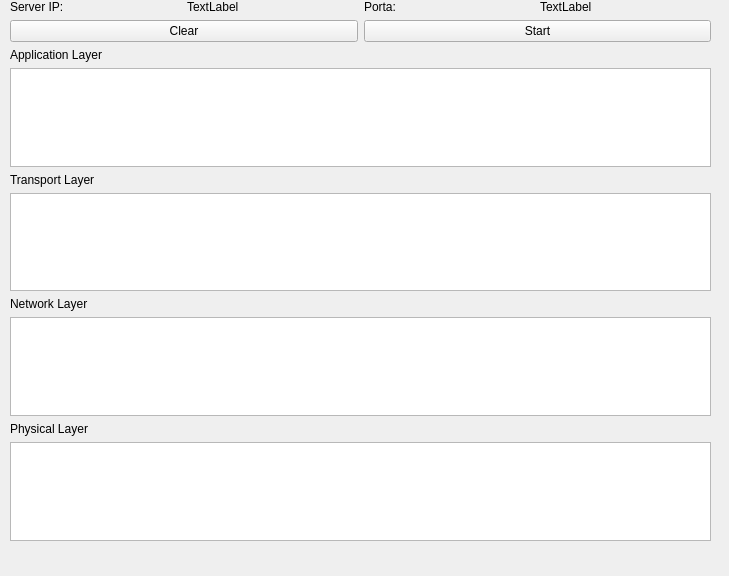
<?xml version="1.0" encoding="UTF-8"?>
<ui version="4.0">
 <class>DockWidget</class>
 <widget class="QDockWidget" name="DockWidget">
  <property name="geometry">
   <rect>
    <x>0</x>
    <y>0</y>
    <width>729</width>
    <height>576</height>
   </rect>
  </property>
  <property name="windowTitle">
   <string>DockWidget</string>
  </property>
  <widget class="QWidget" name="dockWidgetContents">
   <widget class="QWidget" name="layoutWidget">
    <property name="geometry">
     <rect>
      <x>10</x>
      <y>0</y>
      <width>701</width>
      <height>541</height>
     </rect>
    </property>
    <layout class="QVBoxLayout" name="verticalLayout">
     <item>
      <layout class="QHBoxLayout" name="horizontalLayout_4">
       <item>
        <widget class="QLabel" name="label">
         <property name="text">
          <string>Server IP:</string>
         </property>
        </widget>
       </item>
       <item>
        <widget class="QLabel" name="serverIP">
         <property name="text">
          <string>TextLabel</string>
         </property>
        </widget>
       </item>
       <item>
        <widget class="QLabel" name="label_2">
         <property name="sizePolicy">
          <sizepolicy hsizetype="Preferred" vsizetype="Maximum">
           <horstretch>0</horstretch>
           <verstretch>0</verstretch>
          </sizepolicy>
         </property>
         <property name="text">
          <string>Porta:</string>
         </property>
        </widget>
       </item>
       <item>
        <widget class="QLabel" name="porta">
         <property name="text">
          <string>TextLabel</string>
         </property>
        </widget>
       </item>
      </layout>
     </item>
     <item>
      <layout class="QHBoxLayout" name="horizontalLayout_2">
       <item>
        <widget class="QPushButton" name="clearButton">
         <property name="text">
          <string>Clear</string>
         </property>
        </widget>
       </item>
       <item>
        <widget class="QPushButton" name="startButton">
         <property name="text">
          <string>Start</string>
         </property>
         <property name="checkable">
          <bool>false</bool>
         </property>
        </widget>
       </item>
      </layout>
     </item>
     <item>
      <widget class="QLabel" name="label_6">
       <property name="text">
        <string>Application Layer</string>
       </property>
      </widget>
     </item>
     <item>
      <widget class="QTextEdit" name="applicationLOut">
       <property name="documentTitle">
        <string/>
       </property>
       <property name="readOnly">
        <bool>true</bool>
       </property>
       <property name="html">
        <string>&lt;!DOCTYPE HTML PUBLIC &quot;-//W3C//DTD HTML 4.0//EN&quot; &quot;http://www.w3.org/TR/REC-html40/strict.dtd&quot;&gt;
&lt;html&gt;&lt;head&gt;&lt;meta name=&quot;qrichtext&quot; content=&quot;1&quot; /&gt;&lt;style type=&quot;text/css&quot;&gt;
p, li { white-space: pre-wrap; }
&lt;/style&gt;&lt;/head&gt;&lt;body style=&quot; font-family:'Ubuntu'; font-size:11pt; font-weight:400; font-style:normal;&quot;&gt;
&lt;p style=&quot;-qt-paragraph-type:empty; margin-top:0px; margin-bottom:0px; margin-left:0px; margin-right:0px; -qt-block-indent:0; text-indent:0px;&quot;&gt;&lt;br /&gt;&lt;/p&gt;&lt;/body&gt;&lt;/html&gt;</string>
       </property>
      </widget>
     </item>
     <item>
      <widget class="QLabel" name="label_7">
       <property name="text">
        <string>Transport Layer</string>
       </property>
      </widget>
     </item>
     <item>
      <widget class="QTextEdit" name="transportLOut">
       <property name="readOnly">
        <bool>true</bool>
       </property>
       <property name="html">
        <string>&lt;!DOCTYPE HTML PUBLIC &quot;-//W3C//DTD HTML 4.0//EN&quot; &quot;http://www.w3.org/TR/REC-html40/strict.dtd&quot;&gt;
&lt;html&gt;&lt;head&gt;&lt;meta name=&quot;qrichtext&quot; content=&quot;1&quot; /&gt;&lt;style type=&quot;text/css&quot;&gt;
p, li { white-space: pre-wrap; }
&lt;/style&gt;&lt;/head&gt;&lt;body style=&quot; font-family:'Ubuntu'; font-size:11pt; font-weight:400; font-style:normal;&quot;&gt;
&lt;p style=&quot;-qt-paragraph-type:empty; margin-top:0px; margin-bottom:0px; margin-left:0px; margin-right:0px; -qt-block-indent:0; text-indent:0px;&quot;&gt;&lt;br /&gt;&lt;/p&gt;&lt;/body&gt;&lt;/html&gt;</string>
       </property>
      </widget>
     </item>
     <item>
      <widget class="QLabel" name="label_8">
       <property name="text">
        <string>Network Layer</string>
       </property>
      </widget>
     </item>
     <item>
      <widget class="QTextEdit" name="networkLOut">
       <property name="readOnly">
        <bool>true</bool>
       </property>
      </widget>
     </item>
     <item>
      <widget class="QLabel" name="label_9">
       <property name="text">
        <string>Physical Layer</string>
       </property>
      </widget>
     </item>
     <item>
      <widget class="QTextEdit" name="physicalLOut">
       <property name="readOnly">
        <bool>true</bool>
       </property>
      </widget>
     </item>
    </layout>
   </widget>
  </widget>
 </widget>
 <resources/>
 <connections/>
</ui>
